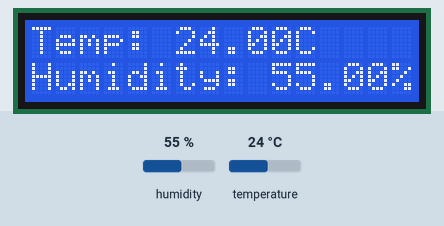
A sketch run on a simulated Arduino Uno, built with avr-gcc and run on an emulated ATmega328P. On the bench: 16×2 character LCD. Wiring (inferred from the names in the program): DHT11 sensor: data A0. Inputs (shaded band) come from the test bench; at power-on: humidity 55 %, temperature 24 °C.

Above: at 1.2 s.
1.3 s: humidity set to 22 %
At 2.1 s:
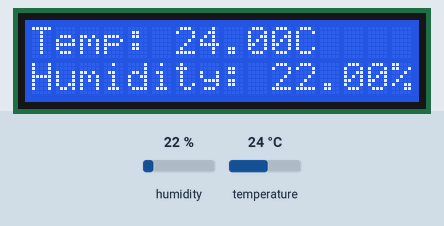
2.8 s: temperature set to 12 °C
At 4.0 s:
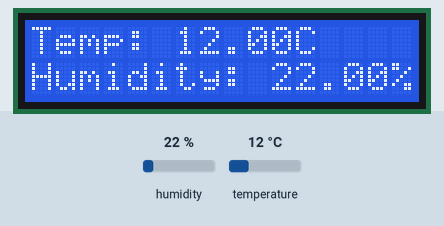
4.3 s: humidity set to 40 %
At 4.9 s:
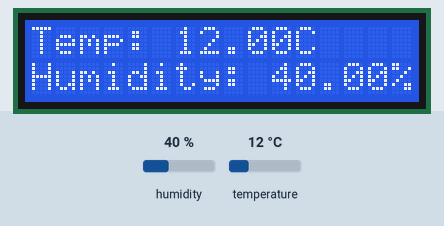
5.8 s: temperature set to 19 °C
At 6.6 s:
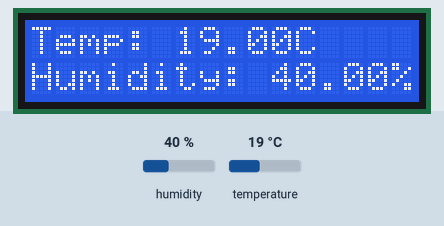
Timing chart, 0 to 8.3 s (numbered marks = the images above; inputs shaded):
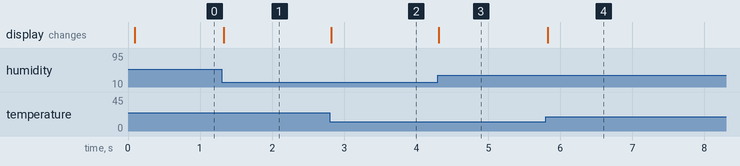

The sketch:

Temp_Hum.ino
```cpp
/*
  Name Print

 This sketch prints the temperature and humidity of the room on an LCD screen.

 by Javier Rodriguez

*/

// Library Codes
#include <LiquidCrystal.h>
#include <dht.h>

// define where the analog pin for sensor is
#define dht_apin A0

// Initialize class
dht DHT;

// initialize the library with the numbers of the interface pins
LiquidCrystal lcd(7, 8, 9, 10, 11, 12);


void setup() {
  // set up the LCD's number of columns and rows
    lcd.begin(16, 2);

  // Print a message to the LCD
  lcd.print("Temp: ");

  // Set cursor to second line
  lcd.setCursor(0,1);
  lcd.print("Humidity: ");

}

void loop() {
  // Read current values
  DHT.read11(dht_apin);

  // Set cursor for temp
  lcd.setCursor(6,0);
  lcd.print(DHT.temperature);
  lcd.print("C");

  //Set cursor for humidity
  lcd.setCursor(10, 1);
  lcd.print(DHT.humidity);
  lcd.print("%");
}
```

Measured:
- after the input at 1.3 s, the display: changes at once (image 1)
- after the input at 2.8 s, the display: changes at once (image 2)
- after the input at 4.3 s, the display: changes at once (image 3)
- after the input at 5.8 s, the display: changes at once (image 4)
